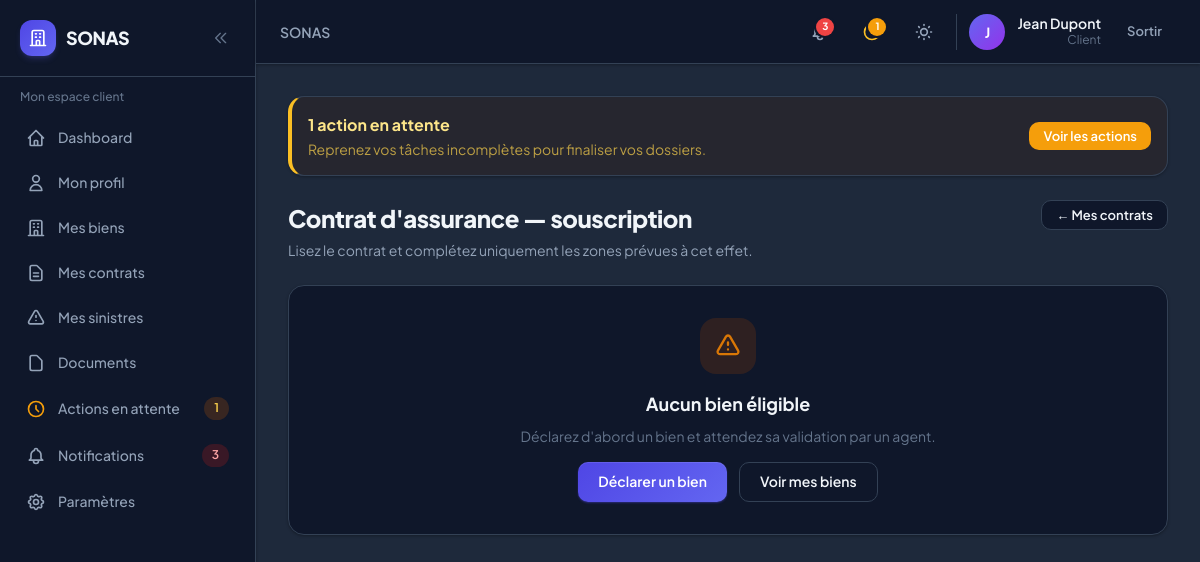
Page /client/contrats/nouveau/ (signed in) on the committed database.
### accounts/models.py (models this page shows, shortened)
class User(AbstractUser):
    role = models.CharField(
        max_length=10,
        choices=UserRole.choices,
        default=UserRole.CLIENT,
        db_index=True,
    )
    phone = models.CharField(max_length=20, blank=True)
    theme_preference = models.CharField(
        max_length=10,
        choices=[('light', 'Clair'), ('dark', 'Sombre'), ('system', 'Système')],
        default='system',
    )
    created_at = models.DateTimeField(auto_now_add=True)
    updated_at = models.DateTimeField(auto_now=True)
    class Meta:
        verbose_name = 'Utilisateur'
        verbose_name_plural = 'Utilisateurs'
    @property
    def is_client(self):
        return self.role == UserRole.CLIENT
    @property
    def is_internal(self):
        return self.role in (UserRole.AGENT, UserRole.GERANT, UserRole.ADMIN)

### contrats/views.py (the view)
@client_required
def contrat_create_client(request):
    client = request.user.client_profile
    contrat_preview = Contrat(client=client)
    if request.method == 'POST':
        form = ClientContratForm(request.POST, client=client)
        if form.is_valid():
            contrat = form.save(commit=False)
            contrat.client = client
            contrat.statut = ContratStatut.EN_ATTENTE
            contrat.date_souscription = timezone.now()
            contrat.save()
            generate_contrat_pdf(contrat, request.user)
            generate_bon_paiement_pdf(contrat, request.user)
            log_client_activity(
                client, ActiviteClient.TypeActivite.CONTRAT_CREE,
                f'Souscription contrat {contrat.reference}',
                request.user,
            )
            create_notification(
                user=request.user,
                notif_type='STATUT_CHANGE',
                title=f'Contrat {contrat.reference} enregistré',
                message='Contrat et bon de paiement générés. Déposez votre preuve de paiement.',
                obj=contrat,
            )
            create_pending_action(
                user=request.user,
                action_type='DOCUMENTS_MANQUANTS',
                title=f'Consolider le dossier {contrat.reference}',
                description='Ajoutez les justificatifs et la preuve de paiement.',
                obj=contrat.bien,
            )
            notify_staff(
                title=f'Contrat {contrat.reference} à activer',
                message=f'{client.display_name} a souscrit pour {contrat.bien.reference}.',
                obj=contrat,
                pending_action_type=ActionType.CONTRAT_NON_FINALISE,
                pending_title=f'Activer le contrat {contrat.reference}',
                pending_description=f'Client : {client.display_name}',
            )
            messages.success(request, 'Contrat enregistré. Téléchargez le bon de paiement.')
            return redirect('contrats_client:detail', pk=contrat.pk)
    else:
        form = ClientContratForm(client=client)
    biens_qs = form.fields['bien'].queryset
    biens_eligibles = biens_qs.count()
    biens_en_attente = client.biens.filter(statut='EN_ATTENTE').count()
    return render(request, 'contrats/form_client.html', {
        'form': form,
        'title': 'Contrat d\'assurance — souscription',
        'contrat_preview': contrat_preview,
        'client': client,
        'now': timezone.now(),
        'biens_eligibles': biens_eligibles,
        'biens_en_attente': biens_en_attente,
        'biens_meta': get_biens_metadata(client, biens_qs),
        'guide_steps': [
            'Lire et compléter le contrat',
            'Génération PDF + bon de paiement',
            'Déposer preuve de paiement',
            'Activation par un agent',
        ],
        'guide_tip': (
            f'{biens_eligibles} bien{"s" if biens_eligibles > 1 else ""} '
            f'éligible{"s" if biens_eligibles > 1 else ""}. Montants en USD ($).'
        ),
    })

### contrats/services.py (called while the page is built, shortened)
def get_biens_metadata(client, queryset=None):
    from biens.models import Bien, BienStatut
    from contrats.models import Contrat, ContratStatut
    return {
        str(b.pk): {
            'reference': b.reference,
            'type': b.get_type_bien_display(),
            'type_code': b.type_bien,
            'adresse': b.adresse,
            'code_postal': b.code_postal,
            'ville': b.ville,
            'surface': str(b.surface_m2) if b.surface_m2 else '',
        }
        for b in queryset
    }

### core/forms.py (called while the page is built)
def apply_form_styles(form):
    for field in form.fields.values():
        widget = field.widget
        if isinstance(widget, INPUT_WIDGETS):
            cls = widget.attrs.get('class', '')
            if 'form-input' not in cls and 'sonas-input' not in cls:
                widget.attrs['class'] = f'{cls} sonas-input form-input'.strip()
        if isinstance(widget, forms.CheckboxInput):
            widget.attrs['class'] = 'rounded border-slate-300 text-indigo-600 focus:ring-indigo-500'
        if isinstance(widget, forms.RadioSelect):
            widget.attrs['class'] = 'space-y-2'

### notifications/services.py (called while the page is built)
def get_pending_actions_count(user):
    return ActionEnAttente.objects.filter(user=user, is_resolved=False).count()

def get_unread_count(user):
    return Notification.objects.filter(user=user, is_read=False).count()

def get_recent_notifications(user, limit=5):
    return Notification.objects.filter(user=user).order_by('-created_at')[:limit]

### templates/contrats/form_client.html (shortened to what this page needs)
{% extends 'base.html' %}
{% load static %}
{% block extra_head %}
<link rel="stylesheet" href="{% static 'css/contrat-visuel.css' %}">
{% endblock %}
{% block content %}
<div class="sonas-create-page sonas-create-page--wide contrat-visuel-page">
    <div class="sonas-page-header flex flex-col sm:flex-row sm:items-start sm:justify-between gap-4">
        <div>
            <h1>{{ title }}</h1>
            <p>Lisez le contrat et complétez uniquement les zones prévues à cet effet.</p>
        </div>
        <a href="{% url 'contrats_client:list' %}" class="sonas-btn sonas-btn-secondary sonas-btn-sm shrink-0 hidden sm:inline-flex">← Mes contrats</a>
    </div>
    {% if biens_eligibles == 0 %}
    <div class="sonas-create-body">
        <div class="sonas-card p-8 text-center">
            <div class="w-14 h-14 mx-auto mb-4 rounded-2xl bg-amber-100 dark:bg-amber-900/30 flex items-center justify-center">
                <svg class="w-7 h-7 text-amber-600" fill="none" stroke="currentColor" viewBox="0 0 24 24"><path stroke-linecap="round" stroke-linejoin="round" stroke-width="2" d="M12 9v2m0 4h.01m-6.938 4h13.856c1.54 0 2.502-1.667 1.732-3L13.732 4c-.77-1.333-2.694-1.333-3.464 0L3.34 16c-.77 1.333.192 3 1.732 3z"/></svg>
            </div>
            <h2 class="font-bold text-lg mb-2">Aucun bien éligible</h2>
            {% if biens_en_attente %}
            <p class="text-sm text-slate-500 mb-4">Vous avez {{ biens_en_attente }} bien(s) en attente de validation.</p>
            {% else %}
            <p class="text-sm text-slate-500 mb-4">Déclarez d'abord un bien et attendez sa validation par un agent.</p>
            {% endif %}
            <div class="flex flex-wrap gap-3 justify-center">
                <a href="{% url 'biens_client:create' %}" class="sonas-btn sonas-btn-primary">Déclarer un bien</a>
                <a href="{% url 'biens_client:list' %}" class="sonas-btn sonas-btn-secondary">Voir mes biens</a>
            </div>
        </div>
    </div>
    {% endif %}
</div>
{% endblock %}

### templates/partials/navbar.html (shortened to what this page needs)
<header class="sticky top-0 z-30 sonas-card border-0 border-b rounded-none px-3 sm:px-6 h-14 sm:h-16 flex items-center justify-between shrink-0 gap-2">
    <div class="flex items-center gap-2 sm:gap-4 min-w-0 flex-1">
        <h2 class="text-sm font-semibold text-slate-500 dark:text-slate-400 truncate hidden lg:block">
            {% block page_breadcrumb %}SONAS{% endblock %}
        </h2>
    </div>
    <div class="flex items-center gap-1 sm:gap-3 shrink-0">
        <a href="{% url url_notifications_list %}" class="relative p-2.5 rounded-xl hover:bg-slate-100 dark:hover:bg-slate-800 transition-colors" title="Notifications{% if unread_notifications_count %} ({{ unread_notifications_count }}){% endif %}">
            {% if unread_notifications_count %}
            <span class="absolute top-1.5 right-1.5 min-w-[1.125rem] h-[1.125rem] px-0.5 bg-red-500 rounded-full ring-2 ring-white dark:ring-slate-900 text-[10px] font-bold text-white flex items-center justify-center">{{ unread_notifications_count }}</span>
            {% endif %}
        </a>
        {% if pending_actions_count %}
        <a href="{% url url_pending_actions %}" class="relative p-2.5 rounded-xl hover:bg-slate-100 dark:hover:bg-slate-800 transition-colors" title="Actions en attente ({{ pending_actions_count }})">
            <span class="absolute top-1.5 right-1.5 min-w-[1.125rem] h-[1.125rem] px-0.5 bg-amber-500 rounded-full ring-2 ring-white dark:ring-slate-900 text-[10px] font-bold text-white flex items-center justify-center">{{ pending_actions_count }}</span>
        </a>
        {% endif %}
        <button @click="toggle()" class="p-2.5 rounded-xl hover:bg-slate-100 dark:hover:bg-slate-800 transition-colors" title="Thème">
        </button>
        <div class="hidden sm:flex items-center gap-3 pl-3 border-l border-slate-200 dark:border-slate-700">
            <div class="w-9 h-9 rounded-full bg-gradient-to-br from-indigo-500 to-purple-600 flex items-center justify-center text-white text-sm font-bold">
                {{ user.first_name|first|default:user.username|first|upper }}
            </div>
            <div class="text-right hidden md:block">
                <p class="text-sm font-semibold leading-tight">{{ user.get_full_name|default:user.username }}</p>
                <p class="text-xs text-slate-500">{{ user.get_role_display }}</p>
            </div>
        </div>
        <form method="post" action="{% url 'accounts:logout' %}">
            <button type="submit" class="sonas-btn sonas-btn-ghost sonas-btn-sm">Sortir</button>
        </form>
    </div>
</header>

### static/css/sonas.css (style rules this page uses)
:root { --sonas-primary: #4f46e5; --sonas-primary-hover: #4338ca; --sonas-primary-light: #eef2ff; --sonas-danger: #ef4444; --sonas-warning: #f59e0b; --sonas-success: #10b981; --sonas-surface: #ffffff; --sonas-surface-2: #f8fafc; --sonas-border: #e2e8f0; --sonas-text: #0f172a; --sonas-muted: #64748b; --sonas-radius: 0.75rem; --sonas-radius-lg: 1rem; --sonas-shadow: 0 1px 3px rgb(15 23 42 / 0.06), 0 1px 2px rgb(15 23 42 / 0.04); --sonas-shadow-md: 0 4px 6px -1px rgb(15 23 42 / 0.07), 0 2px 4px -2px rgb(15 23 42 / 0.05); --sonas-shadow-lg: 0 20px 40px -12px rgb(15 23 42 / 0.12); }
.dark { --sonas-primary: #818cf8; --sonas-primary-hover: #a5b4fc; --sonas-primary-light: rgb(79 70 229 / 0.15); --sonas-surface: #0f172a; --sonas-surface-2: #1e293b; --sonas-border: #334155; --sonas-text: #f1f5f9; --sonas-muted: #94a3b8; --sonas-shadow: 0 1px 3px rgb(0 0 0 / 0.3); --sonas-shadow-md: 0 4px 12px rgb(0 0 0 / 0.35); --sonas-shadow-lg: 0 20px 40px rgb(0 0 0 / 0.45); }
body { font-family: 'Plus Jakarta Sans', system-ui, sans-serif; -webkit-font-smoothing: antialiased; }
.sonas-btn { display: inline-flex; align-items: center; justify-content: center; gap: 0.5rem; padding: 0.625rem 1.25rem; font-size: 0.875rem; font-weight: 600; border-radius: 0.625rem; transition: all 0.2s ease; cursor: pointer; border: none; text-decoration: none; line-height: 1.25; }
.sonas-btn-primary { background: linear-gradient(135deg, #4f46e5 0%, #6366f1 100%); color: white; box-shadow: 0 1px 2px rgb(79 70 229 / 0.4), inset 0 1px 0 rgb(255 255 255 / 0.1); }
.sonas-btn-secondary { background: var(--sonas-surface); color: var(--sonas-text); border: 1px solid var(--sonas-border); }
.sonas-btn-ghost { background: transparent; color: var(--sonas-muted); }
.sonas-btn-sm { padding: 0.375rem 0.875rem; font-size: 0.8125rem; }
.sonas-card { background: var(--sonas-surface); border: 1px solid var(--sonas-border); border-radius: var(--sonas-radius-lg); box-shadow: var(--sonas-shadow); transition: box-shadow 0.2s, border-color 0.2s, transform 0.2s; }
.sonas-page-header h1 { font-size: 1.5rem; font-weight: 800; letter-spacing: -0.02em; color: var(--sonas-text); }
.sonas-page-header p { font-size: 0.875rem; color: var(--sonas-muted); margin-top: 0.25rem; }
.sonas-create-page { max-width: 48rem; margin: 0 auto; display: flex; flex-direction: column; gap: 1.5rem; }
.sonas-create-page--wide { max-width: 56rem; }
.sonas-create-body { min-width: 0; }

### static/css/contrat-visuel.css (style rules this page uses)
.contrat-visuel-page { padding-bottom: 5.5rem; }
@media (min-width: 1024px) { .contrat-visuel-page { padding-bottom: 0; } }

### rows in the picture
User: first_name|first "J", get_full_name "Jean Dupont", role "Client"

### other values in the picture
{{ pending_actions_count }} "1"
{{ unread_notifications_count }} "3"
{{ title }} "Contrat d'assurance — souscription"
